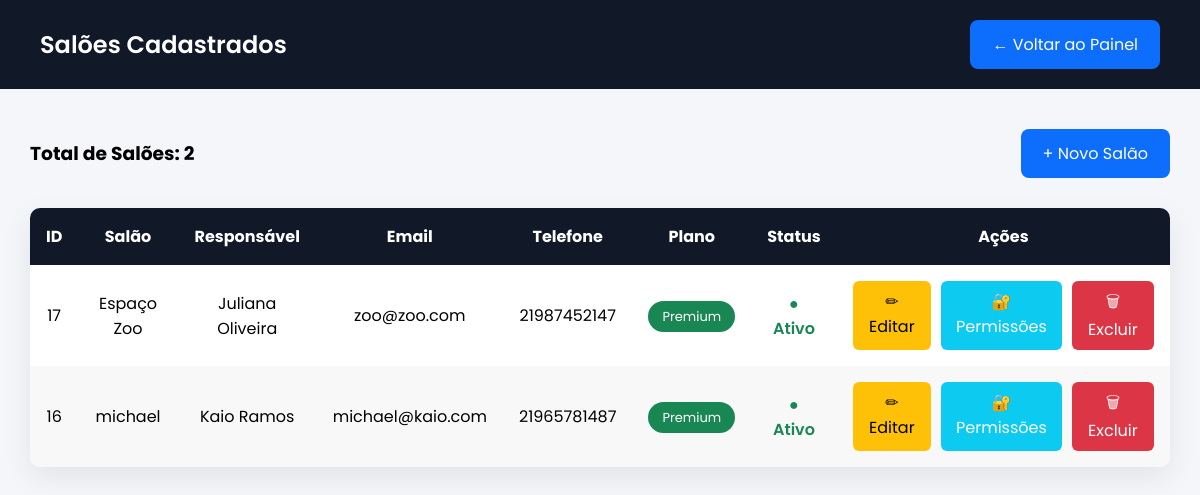
Screenshot of /saloes with the database file from the repository.
### app.py (models this page shows)
class Salao(db.Model):
    __tablename__ = "saloes"
    id = db.Column(db.Integer, primary_key=True)
    nome = db.Column(db.String(150), nullable=False)
    responsavel = db.Column(db.String(150), nullable=False)
    email = db.Column(db.String(150), unique=True, nullable=False)
    senha = db.Column(db.String(255), nullable=False)
    login_admin = db.Column(
        db.String(100),
        nullable=True
    )
    senha_admin = db.Column(
        db.String(255),
        nullable=True
    )
    telefone = db.Column(db.String(20))
    cnpj = db.Column(db.String(20))
    cidade = db.Column(db.String(100))
    plano = db.Column(db.String(30), nullable=False)
    ativo = db.Column(db.Boolean, default=True)
    data_cadastro = db.Column(
        db.DateTime,
        server_default=db.func.current_timestamp()
    )

### app.py (the view)
@app.route("/saloes")
def listar_saloes():
    saloes = Salao.query.order_by(Salao.nome).all()
    return render_template(
        "saloes.html",
        saloes=saloes
    )

### templates/saloes.html (shortened to what this page needs)
<!DOCTYPE html>
<html lang="pt-br">
<head>
</head>
<body>
<header>
<h2>Salões Cadastrados</h2>
<a href="/admin" class="botao">← Voltar ao Painel</a>
</header>
<div class="container">
<div class="topo">
<h3>Total de Salões: {{ saloes|length }}</h3>
<a href="/novo_salao" class="botao">
+ Novo Salão
</a>
</div>
<table>
<thead>
<tr>
<th>ID</th>
<th>Salão</th>
<th>Responsável</th>
<th>Email</th>
<th>Telefone</th>
<th>Plano</th>
<th>Status</th>
<th>Ações</th>
</tr>
</thead>
<tbody>
{% for salao in saloes %}
<tr>
<td>{{ salao.id }}</td>
<td>{{ salao.nome }}</td>
<td>{{ salao.responsavel }}</td>
<td>{{ salao.email }}</td>
<td>{{ salao.telefone }}</td>
<td>
{% if salao.plano=="Essencial" %}
<span class="badge essencial">{{ salao.plano }}</span>
{% elif salao.plano=="Profissional" %}
<span class="badge profissional">{{ salao.plano }}</span>
{% else %}
<span class="badge premium">{{ salao.plano }}</span>
{% endif %}
</td>
<td>
{% if salao.ativo %}
<span class="ativo">● Ativo</span>
{% else %}
<span class="inativo">● Inativo</span>
{% endif %}
</td>
<td>
<div class="acoes">
<a href="/editar_salao/{{ salao.id }}" class="editar">
✏ Editar
</a>
<a href="/permissoes/{{ salao.id }}" class="permissoes">
🔐 Permissões
</a>
<a href="/excluir_salao/{{ salao.id }}"
class="excluir"
onclick="return confirm('Deseja realmente excluir este salão?')">
🗑 Excluir
</a>
</div>
</td>
</tr>
{% endfor %}
</tbody>
</table>
</div>
</body>
</html>

### templates/saloes.html (style rules this page uses)
* { margin:0; padding:0; box-sizing:border-box; font-family:Poppins,sans-serif; }
body { background:#f4f6f9; }
header { background:#111827; color:white; padding:20px 40px; display:flex; justify-content:space-between; align-items:center; }
header h2 { font-weight:600; }
.container { width:95%; max-width:1400px; margin:40px auto; }
.topo { display:flex; justify-content:space-between; align-items:center; margin-bottom:30px; }
.botao { background:#0d6efd; color:white; padding:12px 22px; text-decoration:none; border-radius:8px; transition:.3s; }
table { width:100%; background:white; border-collapse:collapse; box-shadow:0 10px 30px rgba(0,0,0,.08); border-radius:10px; overflow:hidden; }
thead { background:#111827; color:white; }
th,td { padding:16px; text-align:center; }
tbody tr:nth-child(even) { background:#f8f8f8; }
.badge { padding:6px 14px; border-radius:20px; color:white; font-size:13px; }
.premium { background:#198754; }
.ativo { color:#198754; font-weight:600; }
.acoes { display:flex; justify-content:center; gap:10px; }
.editar { background:#ffc107; color:#000; padding:8px 15px; border-radius:6px; text-decoration:none; }
.permissoes { background:#0dcaf0; color:white; padding:8px 15px; border-radius:6px; text-decoration:none; }
.excluir { background:#dc3545; color:white; padding:8px 15px; border-radius:6px; text-decoration:none; }

### rows the page displays
Salao: id "17", nome "Espaço Zoo", responsavel "Juliana Oliveira", email "zoo@zoo.com", telefone "21987452147", plano "Premium", ativo "● Ativo"
Salao: id "16", nome "michael", responsavel "Kaio Ramos", email "michael@kaio.com", telefone "21965781487", plano "Premium", ativo "● Ativo"

### other values shown
{{ saloes|length }} "2"
